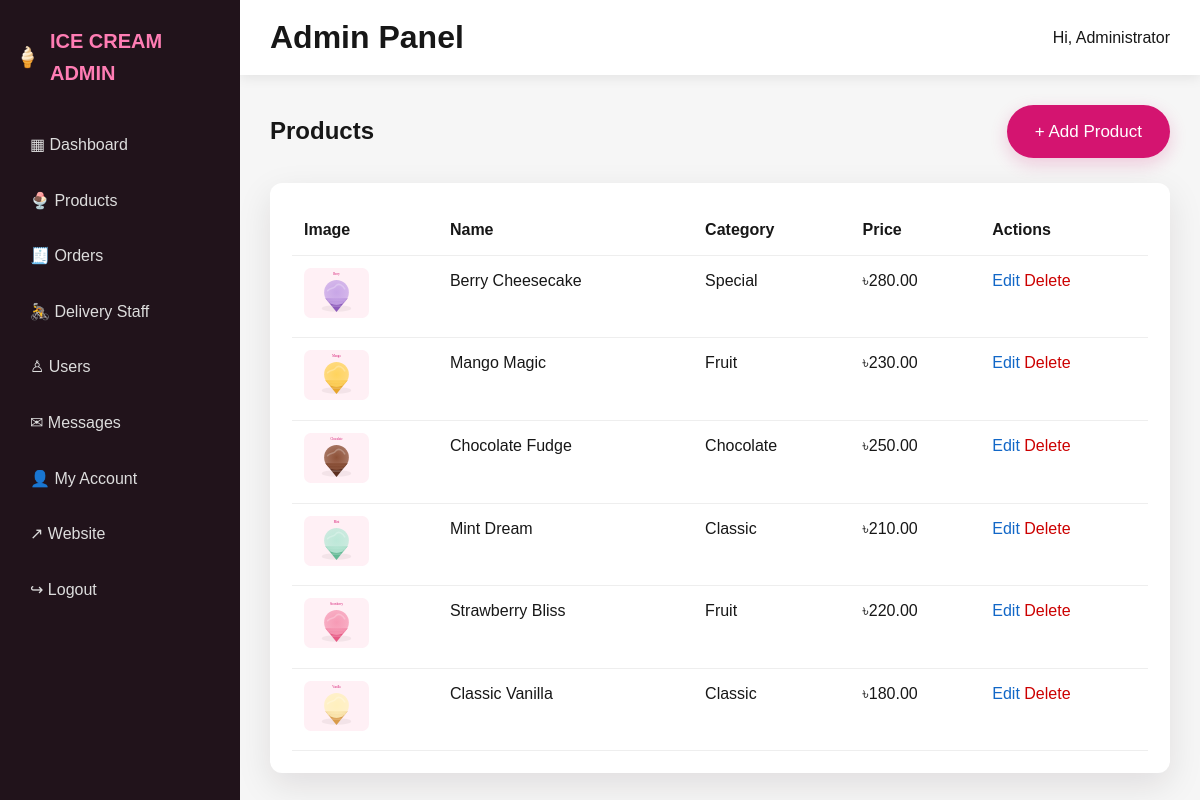
Screenshot of /admin/products.php (signed in) with the database file from the repository.
### tables this page shows
CREATE TABLE products (id INT AUTO_INCREMENT PRIMARY KEY,name VARCHAR(120) NOT NULL,category VARCHAR(80) NOT NULL,price DECIMAL(10,2) NOT NULL,description TEXT,image VARCHAR(255) NOT NULL DEFAULT 'vanilla.svg',created_at TIMESTAMP DEFAULT CURRENT_TIMESTAMP);

### includes/functions.php (called while the page is built, shortened)
<?php
function e($value) {
    return htmlspecialchars((string)$value, ENT_QUOTES, 'UTF-8');
}
?>

### admin/products.php (the view)
<?php
require_once "header.php";
$result = $conn->query("SELECT * FROM products ORDER BY id DESC");
?>
<section class="admin-content">
<div class="panel-heading"><h2>Products</h2><a class="btn" href="add_product.php">+ Add Product</a></div>
<div class="admin-panel">
<table class="admin-table"><thead><tr><th>Image</th><th>Name</th><th>Category</th><th>Price</th><th>Actions</th></tr></thead><tbody>
<?php while ($p = $result->fetch_assoc()): ?>
<tr>
<td><img class="admin-thumb" src="../images/<?= e($p['image']) ?>"></td>
<td><?= e($p['name']) ?></td><td><?= e($p['category']) ?></td><td>৳<?= number_format($p['price'],2) ?></td>
<td><a class="action-link" href="edit_product.php?id=<?= (int)$p['id'] ?>">Edit</a> <a class="danger-link" onclick="return confirm('Delete this product?')" href="delete_product.php?id=<?= (int)$p['id'] ?>">Delete</a></td>
</tr>
<?php endwhile; ?>
</tbody></table>
</div></section>
<?php require_once "footer.php"; ?>

### css/style.css (style rules this page uses)
:root { --pink: #d41470; --pink-dark: #a70d57; --pink-soft: #fde4ec; --cream: #fffaf8; --text: #171717; --muted: #666; --line: #ece3e5; --shadow: 0 12px 35px rgba(30, 10, 20, .10); }
* { box-sizing: border-box; margin: 0; padding: 0; }
html { scroll-behavior: smooth; }
body { font-family: Georgia, "Times New Roman", serif; color: var(--text); background: #f8f8f8; line-height: 1.6; }
a { color: inherit; text-decoration: none; }
.btn { display: inline-block; border: 0; background: var(--pink); color: white; padding: 13px 28px; border-radius: 30px; font-size: 17px; transition: .25s; box-shadow: 0 6px 18px rgba(212,20,112,.20); }
.admin-body { display:flex;background:#f6f6f6;font-family:Arial,sans-serif }
.admin-content { padding:30px }
.admin-panel { background:#fff;border-radius:12px;padding:22px;margin-top:25px;box-shadow:var(--shadow) }
.panel-heading { display:flex;justify-content:space-between;align-items:center;margin-bottom:20px }
.admin-table { width:100%;border-collapse:collapse }
.admin-table th,.admin-table td { padding:12px;border-bottom:1px solid #eee;text-align:left;vertical-align:top }
.admin-thumb { width:65px;height:50px;object-fit:contain;background:#fff0f5;border-radius:7px }
.action-link { color:#1267c7 }
.danger-link { color:#c00 }

### rows the page displays
products: image (picture), name "Berry Cheesecake", category "Special", price "280.00"
products: image (picture), name "Mango Magic", category "Fruit", price "230.00"
products: image (picture), name "Chocolate Fudge", category "Chocolate", price "250.00"
products: image (picture), name "Mint Dream", category "Classic", price "210.00"
products: image (picture), name "Strawberry Bliss", category "Fruit", price "220.00"
products: image (picture), name "Classic Vanilla", category "Classic", price "180.00"

### other values shown
$_SESSION['admin_name'] "Administrator"
